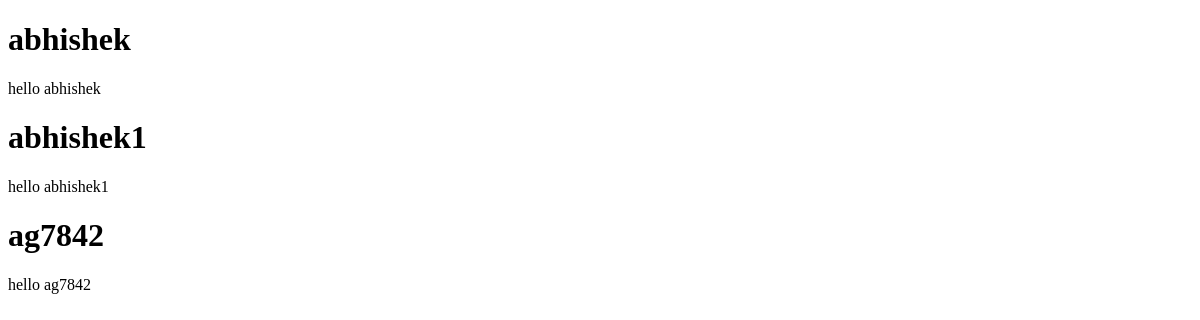
/viewblog (signed in), run on an earlier commit of the app's database.
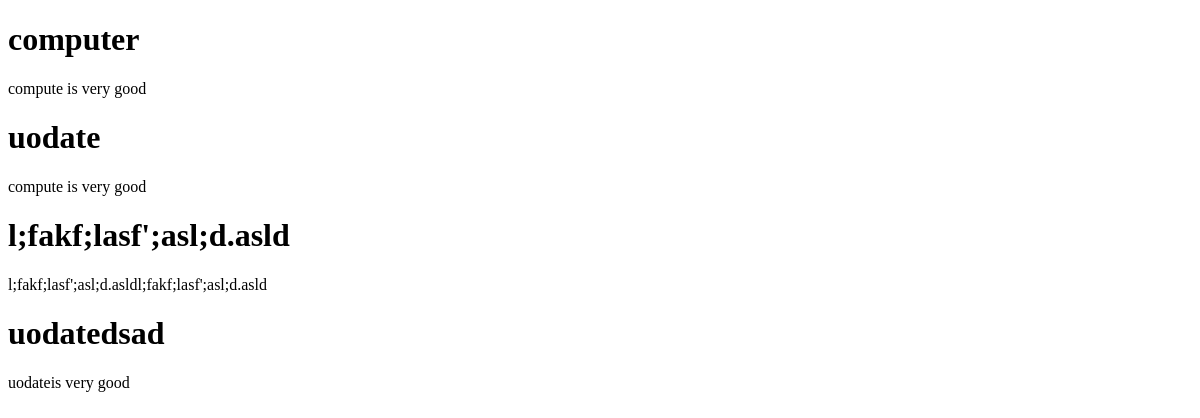
And on a later commit of the database.
### blogapp/models.py (models this page shows, shortened)
class Blog(models.Model):
    author = models.ForeignKey(User, null=True, on_delete=models.CASCADE)
    title = models.TextField(max_length=200, null=True)
    message = models.TextField(max_length=100, null=True)
    description = models.TextField(max_length=1000, null=True)

### blogapp/views.py (the view)
# urls.py: path('viewblog', viewblog, name='viewblog'),
def viewblog(request):
    if request.user.is_superuser:
        all_blogs = Blog.objects.all()
    else:
        all_blogs = request.user.blog_set.all()
    return render(request, 'viewblogpage.html', {"all_blogs": all_blogs})

### templates/viewblogpage.html (shortened to what this page needs)
<!DOCTYPE html>
<html lang="en">
<head>
</head>
<body>
    {%for i in all_blogs%}
    <h1>{{i.title}}</h1>
    <p>{{i.message}}</p>
    {%endfor%}
</body>
</html>

What changed in the data, as far as the page shows it:
removed Blog: title "abhishek", message "hello abhishek"
removed Blog: title "abhishek1", message "hello abhishek1"
removed Blog: title "ag7842", message "hello ag7842"
added Blog: title "computer", message "compute is very good"
added Blog: title "uodate", message "compute is very good"
added Blog: title "l;fakf;lasf';asl;d.asld", message "l;fakf;lasf';asl;d.asldl;fakf;lasf';asl;d.asld"
added Blog: title "uodatedsad", message "uodateis very good"
